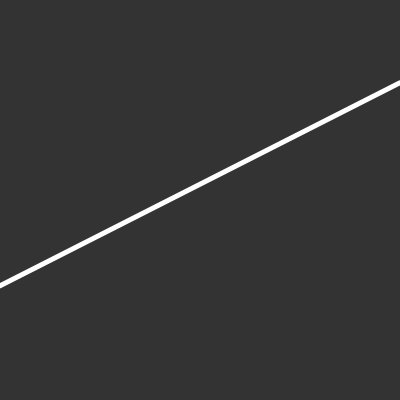
Frame 1 (no input)
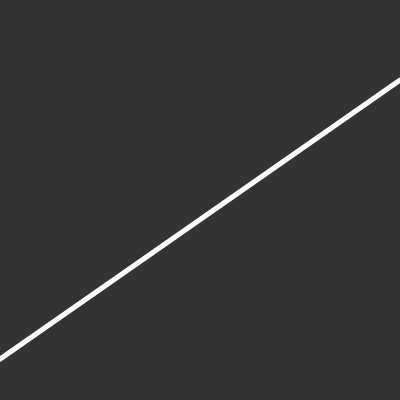
Frame 60 (no input)
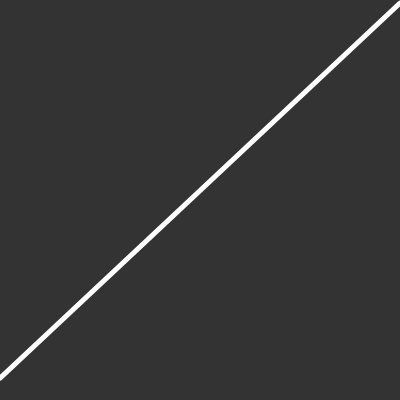
Frame 120 (the mouse pressed at the canvas centre since frame 60)

The p5.js sketch that drew these frames (run headless with seeded random() and noise() and a simulated clock; from frame 60 on, the mouse is pressed at the canvas centre):

// p5.js sketch
// ── sketch.js
// animation
// white lines on black background
// the lines begin on the left border and end on the right border

const width = 400;
const height = 400;

function setup() {
	createCanvas(width, height);
	frameRate(30);
}

function draw() {
	background(51);
	stroke(255);
	strokeWeight(5);
	line(0, random(height), width, random(height));
}
